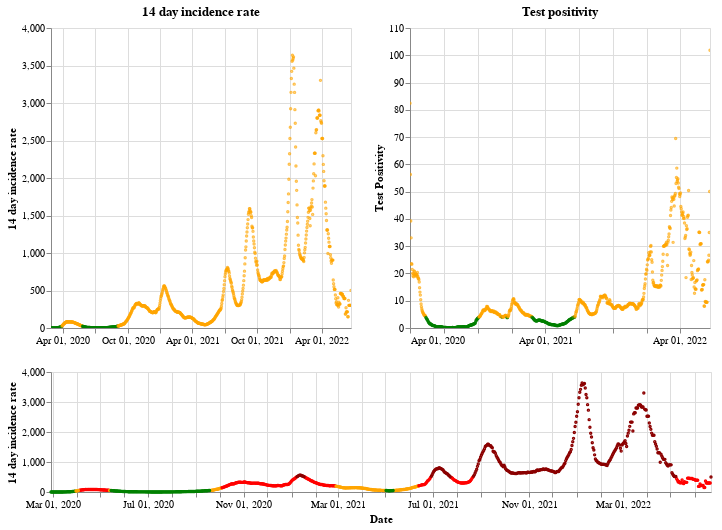

The notebook cell this image was saved under:
### Markdown cell above
## Scotland

### Code cell
plot_traffic_light('Scotland')

### Figure 1 — Vega-Lite specification as saved in the notebook (floating-point values rounded to 4 significant figures; data arrays with more than 128 entries replaced by an {"elided": "..."} marker saying what was removed)
{"config": {"view": {"continuousWidth": 400, "continuousHeight": 300}}, "vconcat": [{"hconcat": [{"mark": {"type": "point", "size": 2}, "encoding": {"color": {"condition": {"value": "green", "test": "(datum.twoWeeklyCasesRate <= 25)"}, "value": "orange"}, "tooltip": [{"type": "nominal", "field": "areaName"}, {"type": "temporal", "field": "date"}, {"type": "quantitative", "field": "twoWeeklyCasesRate"}, {"type": "quantitative", "field": "testPositivity"}], "x": {"type": "temporal", "axis": {"title": ""}, "field": "date", "scale": {"domain": {"selection": "DateBrush"}}, "timeUnit": "yearmonthdate"}, "y": {"type": "quantitative", "axis": {"title": "14 day incidence rate"}, "field": "twoWeeklyCasesRate"}}, "title": "14 day incidence rate", "width": 300}, {"mark": {"type": "point", "size": 2}, "encoding": {"color": {"condition": {"value": "green", "test": "(datum.testPositivity <= 4)"}, "value": "orange"}, "tooltip": [{"type": "nominal", "field": "areaName"}, {"type": "temporal", "field": "date"}, {"type": "quantitative", "field": "twoWeeklyCasesRate"}, {"type": "quantitative", "field": "testPositivity"}], "x": {"type": "temporal", "axis": {"title": ""}, "field": "date", "scale": {"domain": {"selection": "DateBrush"}}, "timeUnit": "yearmonthdate"}, "y": {"type": "quantitative", "axis": {"title": "Test Positivity"}, "field": "testPositivity"}}, "title": "Test positivity", "width": 300}]}, {"layer": [{"mark": {"type": "point", "size": 2}, "encoding": {"color": {"condition": {"value": "orange", "test": "(((datum.testPositivity < 4) && (datum.twoWeeklyCasesRate >= 50)) && (datum.twoWeeklyCasesRate < 200))"}, "value": "red"}, "opacity": {"condition": {"value": 1, "test": "((datum.twoWeeklyCasesRate >= 50) && (datum.twoWeeklyCasesRate < 500))"}, "value": 0}, "tooltip": [{"type": "nominal", "field": "areaName"}, {"type": "temporal", "field": "date"}, {"type": "quantitative", "field": "twoWeeklyCasesRate"}, {"type": "quantitative", "field": "testPositivity"}], "x": {"type": "temporal", "axis": {"title": "Date"}, "field": "date", "timeUnit": "yearmonthdate"}, "y": {"type": "quantitative", "axis": {"title": "14 day incidence rate"}, "field": "twoWeeklyCasesRate"}}, "selection": {"DateBrush": {"type": "interval", "encodings": ["x"], "fields": ["Time"]}}}, {"mark": {"type": "point", "size": 2}, "encoding": {"color": {"value": "darkred"}, "opacity": {"condition": {"value": 1, "test": "(datum.twoWeeklyCasesRate >= 500)"}, "value": 0}, "tooltip": [{"type": "nominal", "field": "areaName"}, {"type": "temporal", "field": "date"}, {"type": "quantitative", "field": "twoWeeklyCasesRate"}, {"type": "quantitative", "field": "testPositivity"}], "x": {"type": "temporal", "axis": {"title": "Date"}, "field": "date", "timeUnit": "yearmonthdate"}, "y": {"type": "quantitative", "axis": {"title": "14 day incidence rate"}, "field": "twoWeeklyCasesRate"}}}, {"mark": {"type": "point", "size": 2}, "encoding": {"color": {"condition": {"value": "green", "test": "((datum.testPositivity < 4) && (datum.twoWeeklyCasesRate < 50))"}, "value": "orange"}, "opacity": {"condition": {"value": 1, "test": "(datum.twoWeeklyCasesRate < 50)"}, "value": 0}, "tooltip": [{"type": "nominal", "field": "areaName"}, {"type": "temporal", "field": "date"}, {"type": "quantitative", "field": "twoWeeklyCasesRate"}, {"type": "quantitative", "field": "testPositivity"}], "x": {"type": "temporal", "axis": {"title": "Date"}, "field": "date", "timeUnit": "yearmonthdate"}, "y": {"type": "quantitative", "axis": {"title": "14 day incidence rate"}, "field": "twoWeeklyCasesRate"}}}], "height": 120, "width": 660}], "data": {"name": "data-41c08531ec2dcf9c4a6ea357c9049f01"}, "$schema": "https://vega.github.io/schema/vega-lite/v4.8.1.json", "datasets": {"data-41c08531ec2dcf9c4a6ea357c9049f01": {"elided": "846 records"}}}
